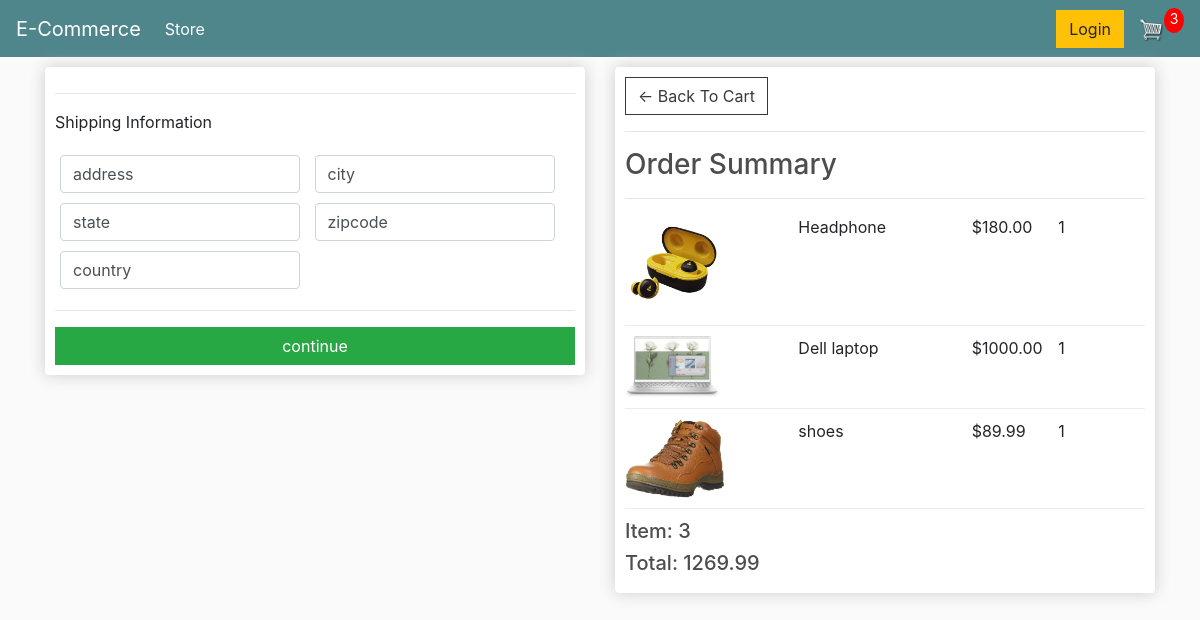
/checkout/ (signed in), run on an earlier commit of the app's database.
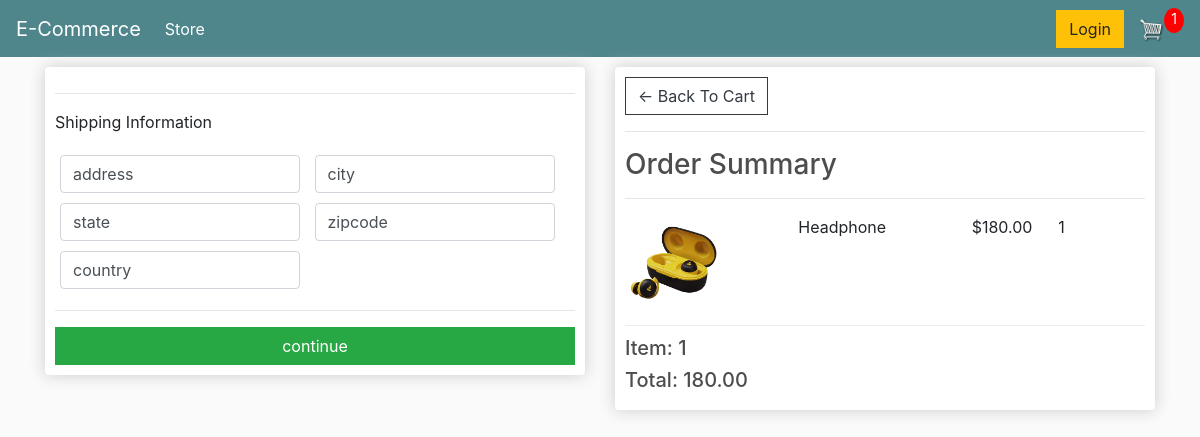
And on a later commit of the database.
### store/models.py (models this page shows, shortened)
class OrderItem(models.Model):
    product = models.ForeignKey(Product, on_delete=models.SET_NULL, null=True, blank=True)
    order = models.ForeignKey(Order, on_delete=models.SET_NULL, null=True, blank=True)
    quantity = models.IntegerField(default=0, null=True, blank=True)
    data_added = models.DateTimeField(auto_now_add=True)
    @property
    def get_total(self):
        total = self.product.price * self.quantity
        return total

class Product(models.Model):
    name = models.CharField(max_length=200, null=True)
    price = models.DecimalField(max_digits=7,decimal_places=2)
    digital = models.BooleanField(default=False, null=True, blank=True)
    image = models.ImageField(upload_to="product_images/", blank=True, null=True)
    @property
    def imageURL(self):
        try:
            url = self.image.url
        except:
            url = ''
        return url

class Order(models.Model):
    customer = models.ForeignKey(Customer, on_delete=models.SET_NULL, null=True)
    date_orderd = models.DateTimeField(auto_now_add=True)
    complete = models.BooleanField(default=False, null=True, blank=True)
    transaction_id = models.CharField(max_length=200, null=True)
    @property
    def shipping(self):
        shipping = False
        orderitems = self.orderitem_set.all()
        for i in orderitems:
            if i.product.digital == False:
               shipping = True
        return shipping
    @property
    def get_cart_total(self):
        orderitems = self.orderitem_set.all()   # what is used of this method
        total = sum([item.get_total for item in orderitems])  # summing total item here
        return total
    @property
    def get_cart_items(self):
        orderitems = self.orderitem_set.all()
        total = sum([item.quantity for item in orderitems])  # summing total item here
        return total

### store/views.py (the view)
# urls.py: path('checkout/', views.checkout, name="checkout"),
def checkout(request):
    data = cartData(request)
    cartItems = data['cartItems']
    order = data['order']
    items = data['items']
    context = {"items": items, "order": order,"cartItems":cartItems}
    return render(request, "store/checkout.html", context)

### store/utils.py (called while the page is built)
def cartData(request):
    if request.user.is_authenticated:
        customer = request.user.customer
        order, created = Order.objects.get_or_create(customer=customer, complete=False)
        cartItems = order.get_cart_items
        items = order.orderitem_set.all()  # find out which method it is ?
    else:
        cookieData = cookieCart(request)
        order = cookieData['order']
        cartItems = cookieData['cartItems']
        items = cookieData['items']
    return {'order':order,'cartItems':cartItems,'items':items}

### templates/store/checkout.html (shortened to what this page needs)
{% extends 'main.html' %}
{% block content %}
  {% load static %}
    <div class="row">
       <div class="col-lg-6">
           <div class="box-element" id="form-wrapper">
             <form id="form">
                  <div id="Shipping-info">
                      <hr>
                      <p>Shipping Information</p>
                      <div class="form-field">
                          <input type="text" class="form-control" name="address" value="address" placeholder="address" required>
                      </div>
                      <div class="form-field">
                          <input type="text" class="form-control" name="city" value="city" placeholder="City" required>
                      </div>
                      <div class="form-field">
                          <input type="text" class="form-control" name="state" value="state" placeholder="State" required>
                      </div>
                      <div class="form-field">
                          <input type="text" class="form-control" name="zipcode" value="zipcode" placeholder="Zip-Code" required>
                      </div>
                      <div class="form-field">
                          <input type="text" class="form-control" name="country" value="country" placeholder="country" required>
                      </div>
                 </div>
                 <hr>
                 <input  class="btn btn-success btn-block " id="form-button" type="submit" value="continue">
             </form>
           </div>
           <br>
       </div>
        <div class="col-lg-6">
           <div class="box-element">
               <a class="btn btn-outline-dark" href="{% url 'cart' %}">&#8592; Back To Cart</a>
               <hr>
               <h3>Order Summary</h3>
               <hr>
               {% for item in items %}
               <div class="cart-row">
                   <div style="flex: 2"><img class="row-image" src="{{ item.product.imageURL }}"></div>
                   <div style="flex: 2"><p>{{ item.product.name }}</p></div>
                   <div style="flex: 1"><p>${{ item.product.price|floatformat:2 }}</p></div>
                   <div style="flex: 1"><p>{{ item.quantity }}</p></div>
               </div>
               {% endfor %}
               <h5>Item: {{ order.get_cart_items }}</h5>
               <h5>Total: {{ order.get_cart_total }}</h5>
           </div>
       </div>
    </div>
{% endblock %}

What changed in the data, as far as the page shows it:
removed OrderItem: product.imageURL (picture), product.name "Dell laptop", product.price "1000.00", quantity "1"
removed OrderItem: product.imageURL (picture), product.name "shoes", product.price "89.99", quantity "1"
removed Order: get_cart_items "3", get_cart_total "1269.99"
added Order: get_cart_items "1", get_cart_total "180.00"
Also different on the page:
{{ cartItems }}: "3" → "1"
